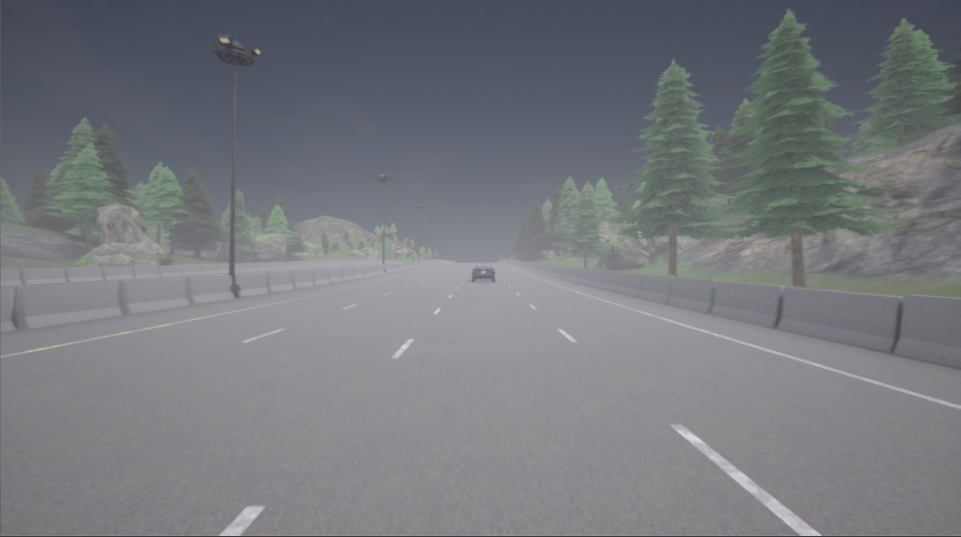
#> input picture drawline/image.jpg, 1921 x 1073 px (shown at 1/2 size)
$ python pic_detact.py
#> lines starting #> are read from the running program, lines starting #| are printed output that depends on the picture; after the words box and inside, x2 and y2 are one past the last pixel; in counts of white or black regions, pixels touching at a corner belong together
import cv2
import numpy as np

# 讀取圖片
image = cv2.imread('image.jpg')
#> image is the input picture: shape (1073, 1921, 3); mean B, G, R 125.2, 120.6, 118.1

# 轉換為灰度圖
gray = cv2.cvtColor(image, cv2.COLOR_BGR2GRAY)


# 高斯模糊
blur = cv2.GaussianBlur(gray, (5, 5), 0)

# Canny 邊緣檢測
edges = cv2.Canny(blur, 0, 75)  # 調整低閾值和高閾值
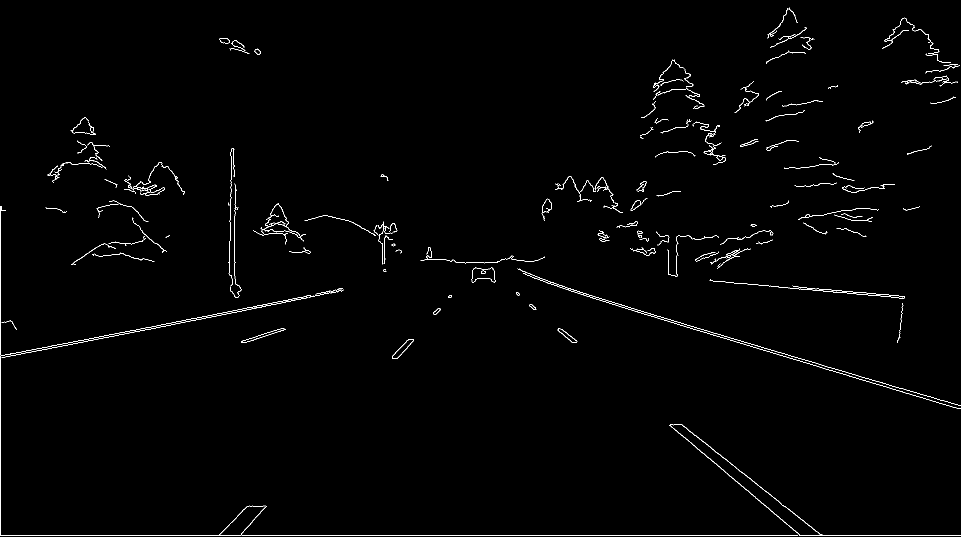
#> edges: shape (1073, 1921) (shown at 1/2 size); 0.96% white in thin lines or dots

# 二值化
_, binary = cv2.threshold(edges, 10, 255, cv2.THRESH_BINARY)

# 定義膨脹核心
kernel = np.ones((3, 3), np.uint8)

# 膨脹操作
dilated_image = cv2.dilate(binary, kernel, iterations=5)
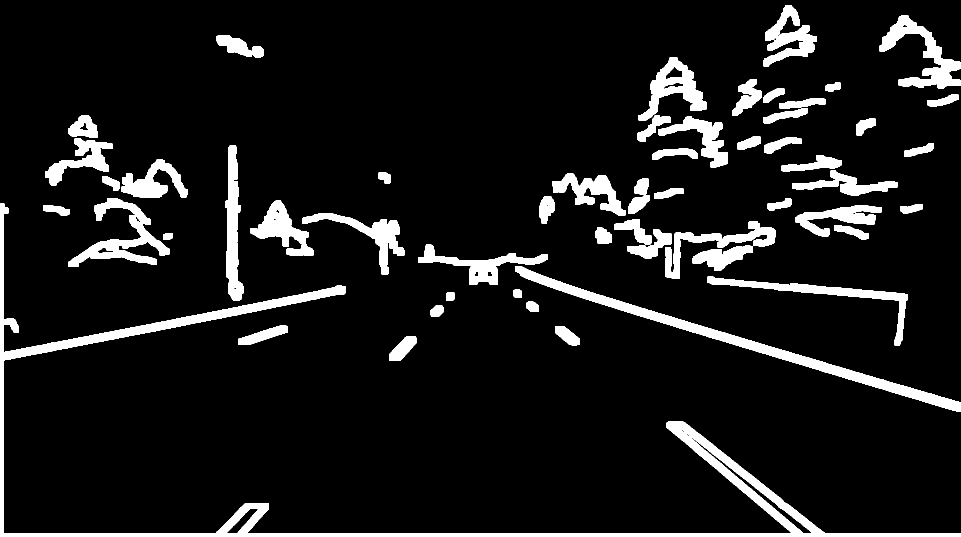
#> dilated_image: shape (1073, 1921) (shown at 1/2 size); 9.4% white; 56 white regions, largest, box (x1, y1, x2, y2) and area: (0, 407, 1921, 1073) 43695, (1030, 532, 1921, 823) 16815, (137, 396, 339, 534) 8232

resized_dilated_image = cv2.resize(binary, (800, 600))
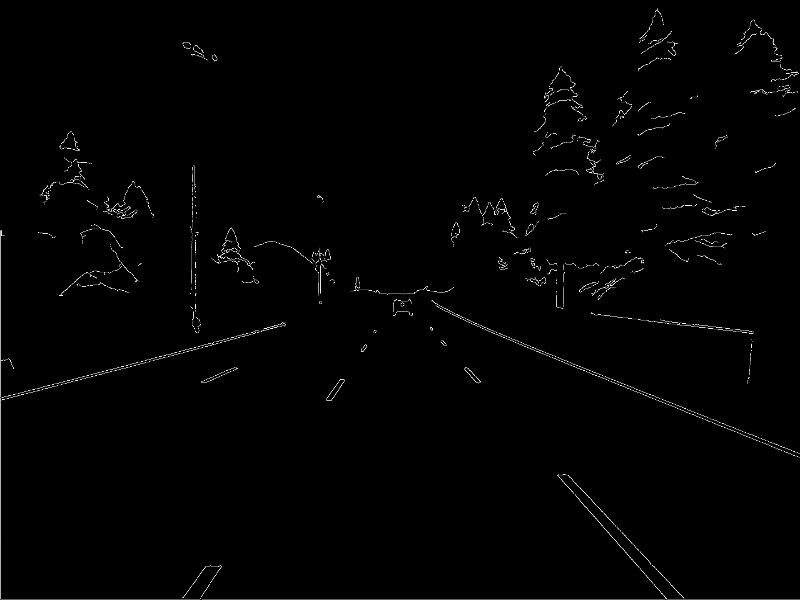
#> resized_dilated_image: shape (600, 800); min 0, max 255, mean 2.4
cv2.imshow('binary', resized_dilated_image)

# 創建一個感興趣的區域遮罩(mask)，這樣霍夫變換只會在這個區域內檢測線條
# 這個遮罩取決於圖片的具體情況，你可能需要手動調節座標
height, width = dilated_image.shape
#> height = 1073; width = 1921
mask = np.zeros_like(dilated_image)
extend_length =40
polygon = np.array([[
    (970, 450),
    (1020, 450),
    (400, 1050),
    (1650, 1050)
]], np.int32)
# 填充多邊形
cv2.fillPoly(mask, polygon, 255)
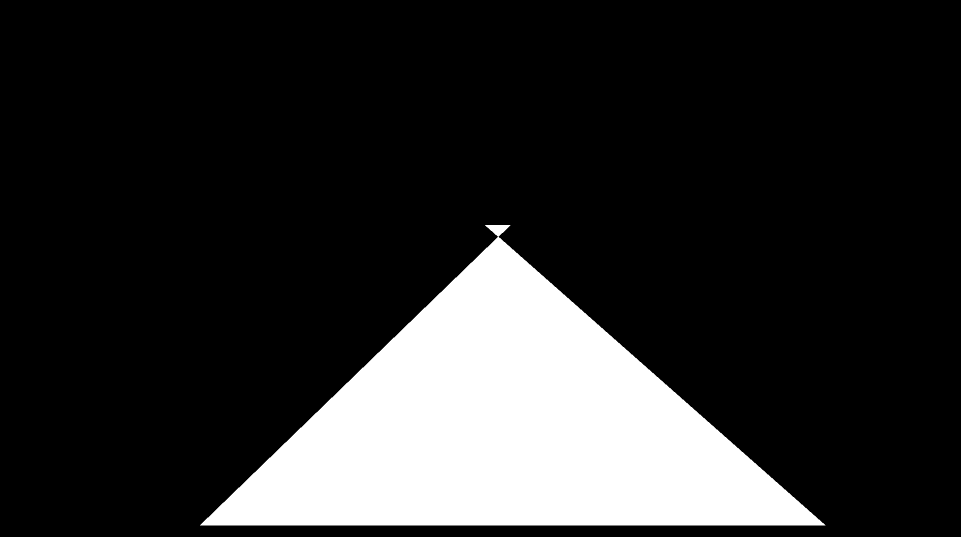
#> mask: shape (1073, 1921) (shown at 1/2 size); 17.6% white; 1 white region, box (x1, y1, x2, y2) and area: (400, 450, 1651, 1051) 362457

# 將遮罩應用於 Canny 邊緣檢測的輸出
masked_edges = cv2.bitwise_and(dilated_image, mask)
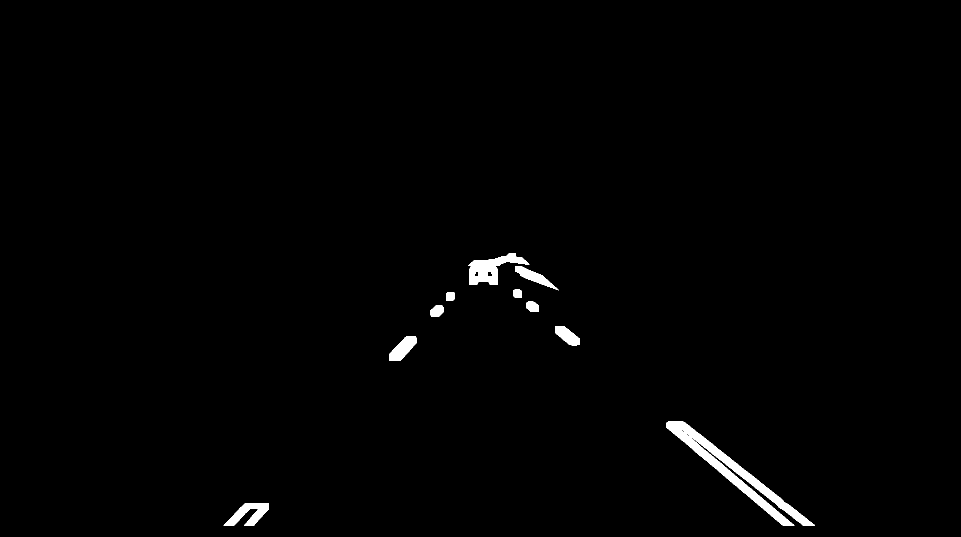
#> masked_edges: shape (1073, 1921) (shown at 1/2 size); 1% white; 10 white regions, largest, box (x1, y1, x2, y2) and area: (1333, 843, 1630, 1051) 10078, (936, 506, 1059, 570) 3375, (447, 1006, 538, 1051) 2023

resized_masked_edges = cv2.resize(masked_edges, (800, 600))  # 將圖像調整為 800x600 的大小
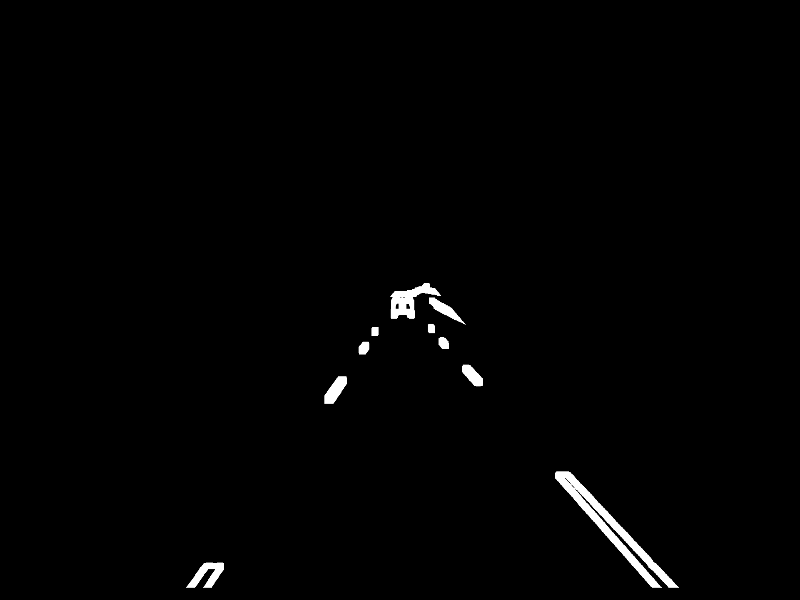
#> resized_masked_edges: shape (600, 800); min 0, max 255, mean 2.6
cv2.imshow('mask', resized_masked_edges)

# 霍夫變換檢測線條
lines = cv2.HoughLinesP(masked_edges, 1, np.pi/180, threshold=250, minLineLength=400, maxLineGap=300)
#> lines = 30 rows, first 6: [950, 520, 1629, 1050], [944, 524, 1617, 1050], [943, 525, 1615, 1050], [948, 520, 1626, 1050], [946, 523, 1621, 1050], [941, 527, 1611, 1050]

# 繪製線條
if lines is not None:
    for line in lines:
        for x1, y1, x2, y2 in line:
            cv2.line(image, (x1, y1), (x2, y2), (255, 0, 0), 5)
#> this loop made 30 passes
#> line on passes 1 to 12: [[950, 520, 1629, 1050]], [[944, 524, 1617, 1050]], [[943, 525, 1615, 1050]], [[948, 520, 1626, 1050]], [[946, 523, 1621, 1050]], [[941, 527, 1611, 1050]], [[947, 521, 1624, 1050]], [[940, 527, 1609, 1050]], [[941, 526, 1612, 1050]], [[942, 525, 1614, 1050]], [[961, 520, 1571, 1050]], [[964, 520, 1574, 1050]]


'''
# 標記藍色圓點的位置 900, 520   1020, 520     400, 1050
blue_dot_position = (1650, 1050)  # 這裡是示例位置，您可以根據需要更改位置

# 設置藍色顏色 (BGR 格式)
blue_color = (255, 0, 0)

# 繪製藍色圓點
radius = 10  # 圓點半徑
cv2.circle(image, blue_dot_position, radius, blue_color, -1)  # -1 表示填充整個圓
# 顯示結果圖片
'''
resized_image = cv2.resize(image, (800, 600))  # 將圖像調整為 800x600 的大小
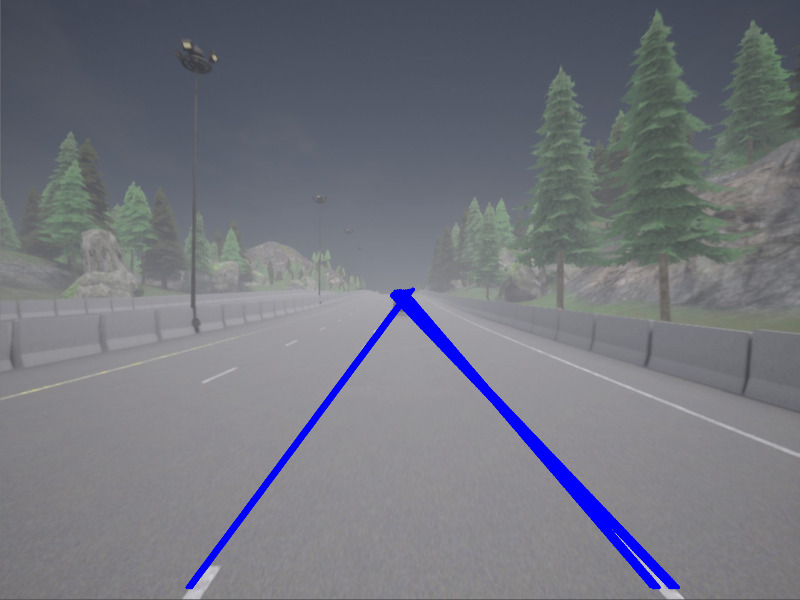
#> resized_image: shape (600, 800, 3); mean B, G, R 126.8, 117.8, 115.3
cv2.imshow('Lane Lines', resized_image)
cv2.waitKey(0)
cv2.destroyAllWindows()

# 保存結果圖片
cv2.imwrite('/mnt/data/lane_lines_image.png', image)

$ run again, with drawline/a.jpg copied over drawline/image.jpg
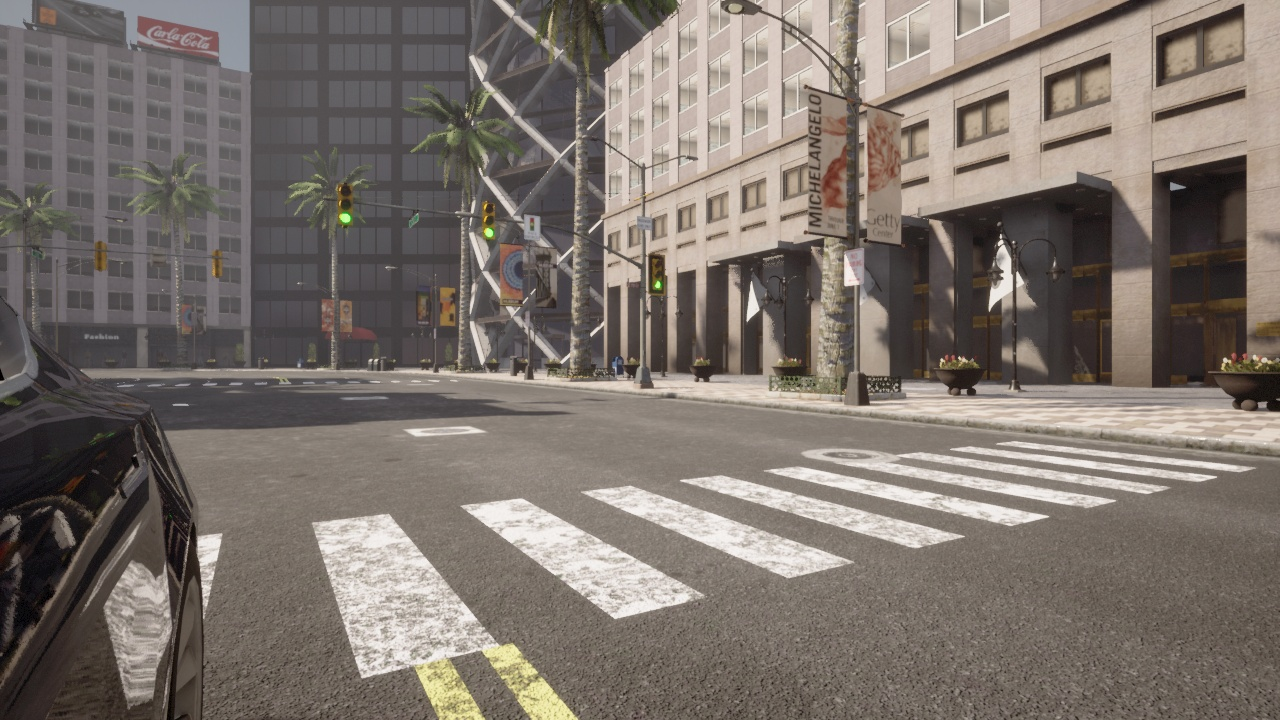
#> input picture drawline/a.jpg, 1280 x 720 px
#> image is the input picture: shape (720, 1280, 3); mean B, G, R 107.8, 114.6, 123.6
#> `edges = cv2.Canny(blur, 0, 75)`:
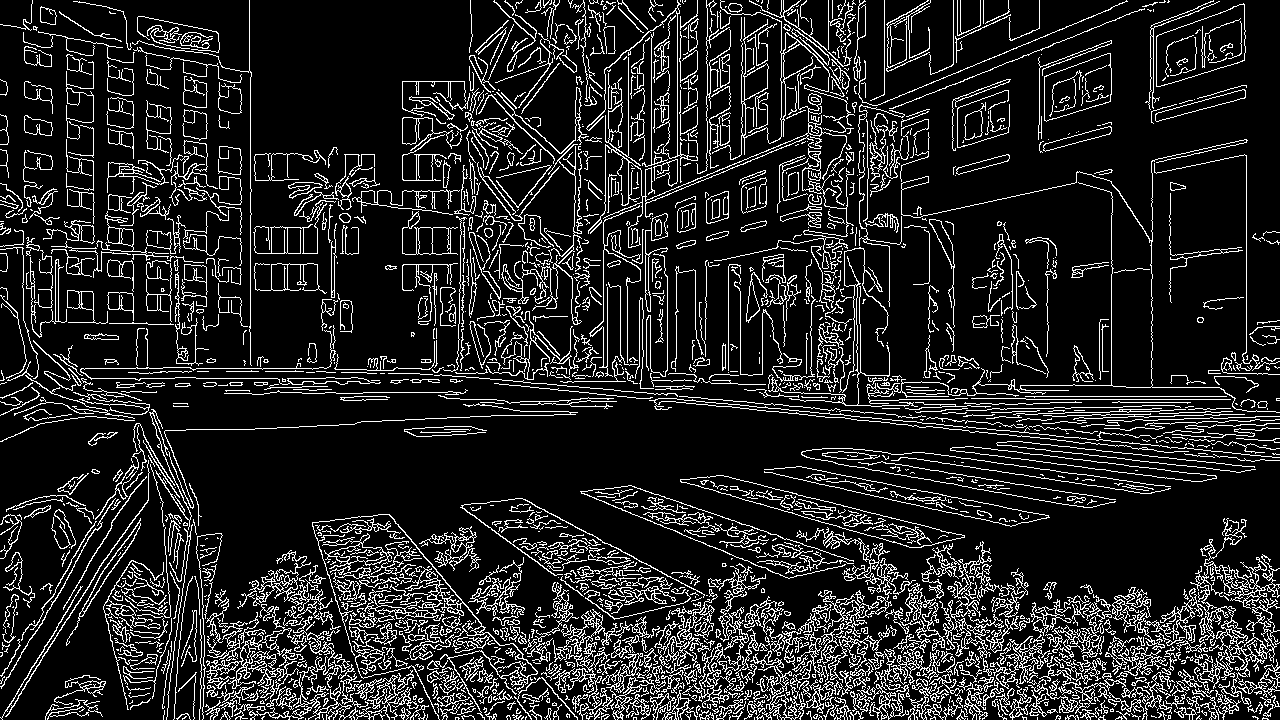
#> edges: shape (720, 1280); 14% white in thin lines or dots
#> dilated_image: shape (720, 1280); 74.5% white; 361 black regions (158 under 20 px), largest, box (x1, y1, x2, y2) and area: (174, 403, 991, 596) 56965, (255, 0, 466, 188) 26585, (907, 0, 1280, 228) 24172
#> mask: shape (720, 1280); 7.2% white; 1 white region, box (x1, y1, x2, y2) and area: (742, 450, 1276, 720) 66703
#> masked_edges: shape (720, 1280); 6.6% white; 2 white regions, box (x1, y1, x2, y2) and area: (742, 524, 1276, 720) 57192, (950, 450, 1053, 532) 3644
#> lines = 44 rows, first 6: [744, 717, 1252, 699], [742, 719, 1255, 701], [749, 712, 1248, 695], [749, 719, 1265, 710], [755, 711, 1229, 678], [745, 716, 1251, 698]
#> the loop `for line in lines:` made 44 passes
#> `resized_image = cv2.resize(image, (800, 600))`:
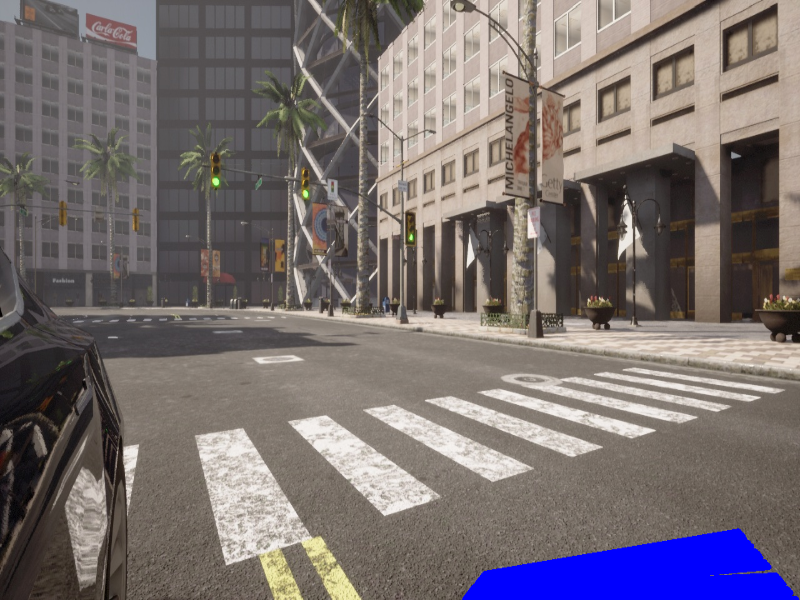
#> resized_image: shape (600, 800, 3); mean B, G, R 112.9, 111.4, 120

$ run again, with drawline/b.jpg copied over drawline/image.jpg
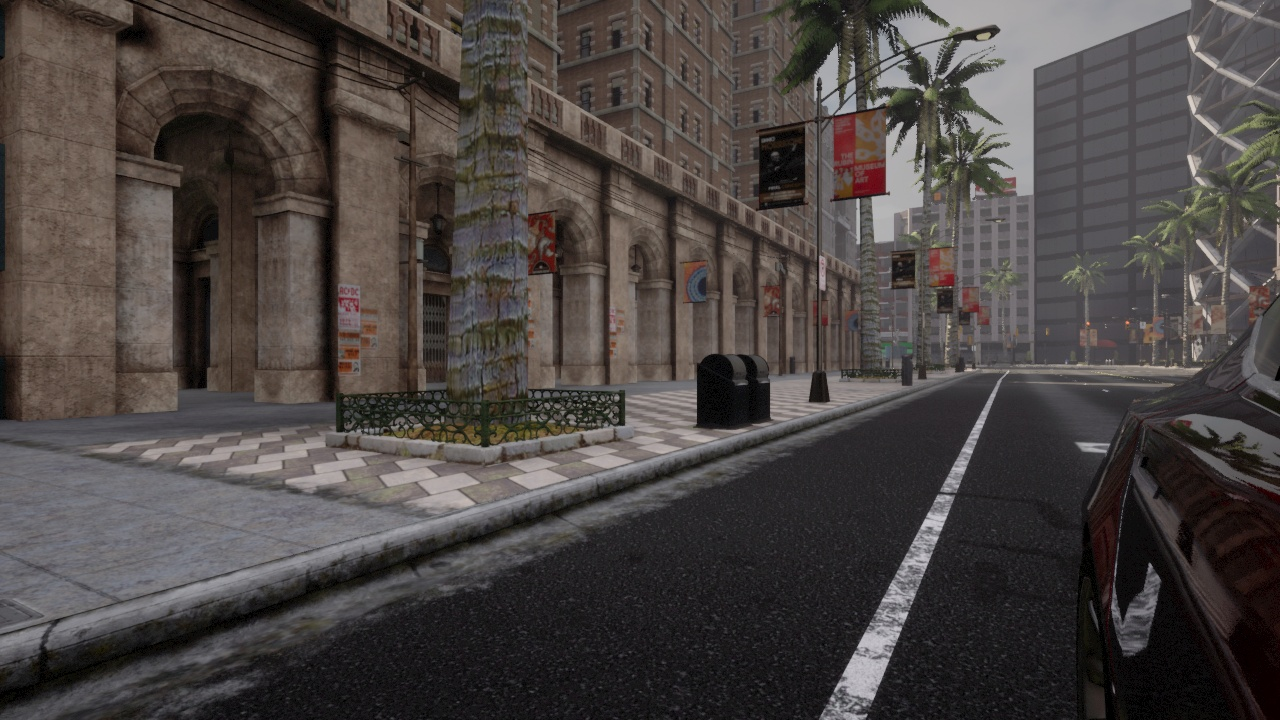
#> input picture drawline/b.jpg, 1280 x 720 px
#> image is the input picture: shape (720, 1280, 3); mean B, G, R 67, 69, 74.9
#> `edges = cv2.Canny(blur, 0, 75)`:
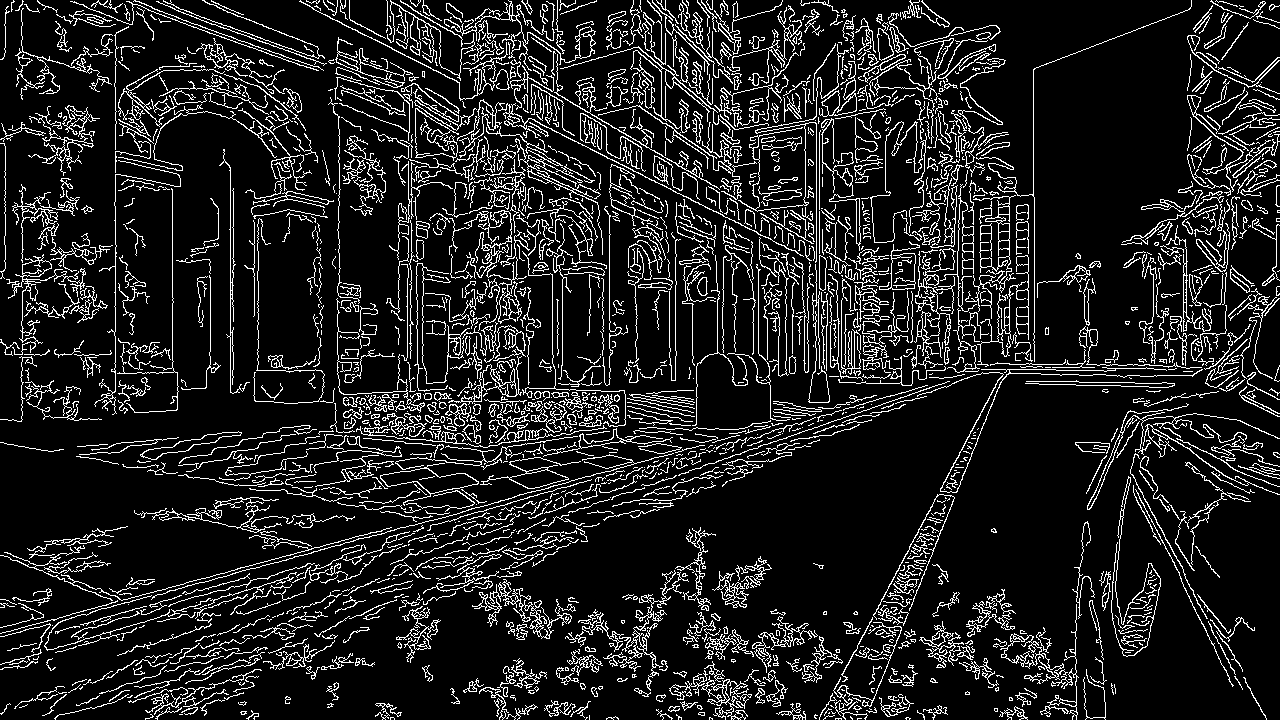
#> edges: shape (720, 1280); 12.5% white in thin lines or dots
#> dilated_image: shape (720, 1280); 71.8% white; 352 black regions (154 under 20 px), largest, box (x1, y1, x2, y2) and area: (516, 379, 990, 653) 42390, (1039, 0, 1205, 359) 30721, (938, 379, 1141, 660) 27682
#> mask: shape (720, 1280); 7.2% white; 1 white region, box (x1, y1, x2, y2) and area: (742, 450, 1276, 720) 66703
#> masked_edges: shape (720, 1280); 4.2% white; 6 white regions, box (x1, y1, x2, y2) and area: (753, 513, 1160, 720) 37300, (1215, 666, 1272, 720) 528, (986, 523, 1002, 538) 232, (960, 686, 975, 700) 206, (742, 710, 753, 720) 65, (970, 450, 981, 457) 45
#> lines = 26 rows, first 6: [742, 719, 1158, 616], [753, 708, 1157, 615], [749, 719, 1159, 617], [747, 714, 1259, 705], [745, 716, 1155, 614], [744, 717, 1271, 717]
#> the loop `for line in lines:` made 26 passes
#> `resized_image = cv2.resize(image, (800, 600))`:
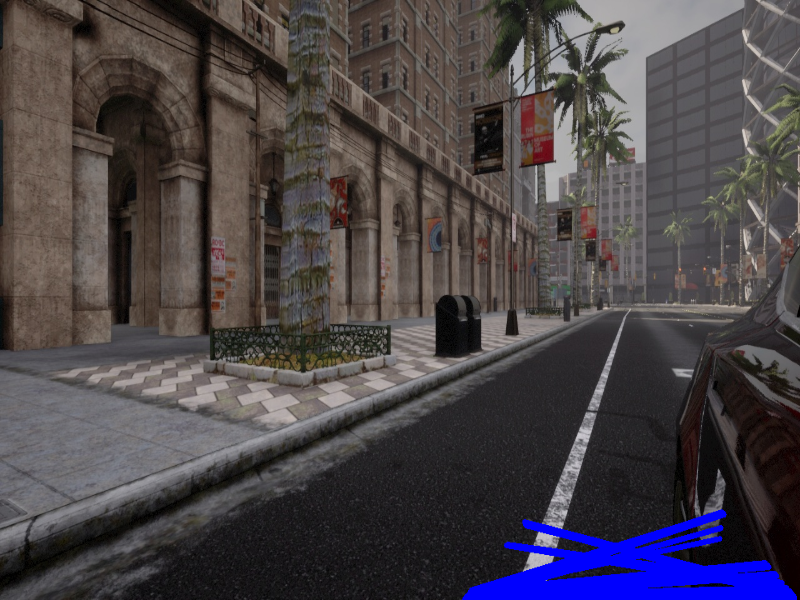
#> resized_image: shape (600, 800, 3); mean B, G, R 73.5, 67.9, 73.8
